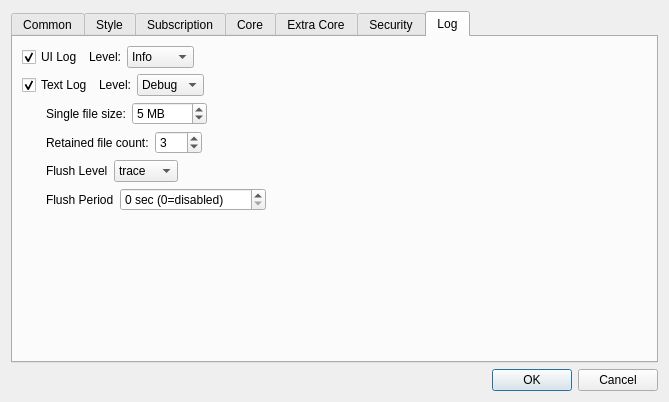
<?xml version="1.0" encoding="UTF-8"?>
<ui version="4.0">
 <class>DialogBasicSettings</class>
 <widget class="QDialog" name="DialogBasicSettings">
  <property name="geometry">
   <rect>
    <x>0</x>
    <y>0</y>
    <width>669</width>
    <height>402</height>
   </rect>
  </property>
  <property name="sizePolicy">
   <sizepolicy hsizetype="Preferred" vsizetype="Preferred">
    <horstretch>0</horstretch>
    <verstretch>0</verstretch>
   </sizepolicy>
  </property>
  <property name="windowTitle">
   <string>Basic Settings</string>
  </property>
  <layout class="QGridLayout" name="gridLayout">
   <item row="8" column="3">
    <widget class="QDialogButtonBox" name="buttonBox">
     <property name="orientation">
      <enum>Qt::Orientation::Horizontal</enum>
     </property>
     <property name="standardButtons">
      <set>QDialogButtonBox::StandardButton::Cancel|QDialogButtonBox::StandardButton::Ok</set>
     </property>
    </widget>
   </item>
   <item row="2" column="3">
    <widget class="QTabWidget" name="tabWidget">
     <property name="currentIndex">
      <number>6</number>
     </property>
     <widget class="QWidget" name="tab_1">
      <attribute name="title">
       <string>Common</string>
      </attribute>
      <layout class="QVBoxLayout" name="verticalLayout_2">
       <item>
        <layout class="QHBoxLayout" name="hlayout_l1">
         <item>
          <widget class="QGroupBox" name="horizontalGroupBox_3">
           <layout class="QHBoxLayout" name="horizontalLayout_19">
            <item>
             <widget class="QLabel" name="label">
              <property name="text">
               <string>Listen Address</string>
              </property>
             </widget>
            </item>
            <item>
             <widget class="QLineEdit" name="inbound_address"/>
            </item>
            <item>
             <widget class="QPushButton" name="inbound_auth">
              <property name="text">
               <string notr="true"/>
              </property>
             </widget>
            </item>
           </layout>
          </widget>
         </item>
         <item>
          <widget class="QGroupBox" name="groupbox_custom_inbound">
           <layout class="QHBoxLayout" name="horizontalLayout_10">
            <item>
             <widget class="QLabel" name="label_11">
              <property name="text">
               <string>Custom Inbound</string>
              </property>
             </widget>
            </item>
            <item>
             <widget class="QPushButton" name="custom_inbound_edit">
              <property name="text">
               <string>Edit</string>
              </property>
             </widget>
            </item>
           </layout>
          </widget>
         </item>
        </layout>
       </item>
       <item>
        <layout class="QHBoxLayout" name="hlayout_l2">
         <item>
          <widget class="QGroupBox" name="horizontalGroupBox_2">
           <layout class="QHBoxLayout" name="horizontalLayout_13">
            <item>
             <widget class="QLabel" name="inbound_socks_port_l">
              <property name="text">
               <string>Mixed (SOCKS+HTTP) Listen Port</string>
              </property>
             </widget>
            </item>
            <item>
             <widget class="QLineEdit" name="inbound_socks_port">
              <property name="sizePolicy">
               <sizepolicy hsizetype="Preferred" vsizetype="Fixed">
                <horstretch>0</horstretch>
                <verstretch>0</verstretch>
               </sizepolicy>
              </property>
             </widget>
            </item>
           </layout>
          </widget>
         </item>
        </layout>
       </item>
       <item>
        <widget class="QGroupBox" name="groupBox1">
         <layout class="QHBoxLayout" name="horizontalLayout_9" stretch="0,8,1,1">
          <item>
           <widget class="QLabel" name="label_13">
            <property name="text">
             <string>Latency Test URL</string>
            </property>
           </widget>
          </item>
          <item>
           <widget class="QLineEdit" name="test_latency_url"/>
          </item>
          <item>
           <widget class="QLabel" name="label_14">
            <property name="text">
             <string>Concurrent</string>
            </property>
           </widget>
          </item>
          <item>
           <widget class="QLineEdit" name="test_concurrent"/>
          </item>
         </layout>
        </widget>
       </item>
       <item>
        <widget class="QGroupBox" name="horizontalGroupBox">
         <layout class="QHBoxLayout" name="horizontalLayout_12" stretch="0,8,1,1">
          <item>
           <widget class="QLabel" name="label_19">
            <property name="text">
             <string>Download Test URL</string>
            </property>
           </widget>
          </item>
          <item>
           <widget class="MyLineEdit" name="test_download_url"/>
          </item>
          <item>
           <widget class="QLabel" name="label_10">
            <property name="text">
             <string>Timeout (s)</string>
            </property>
           </widget>
          </item>
          <item>
           <widget class="QLineEdit" name="test_download_timeout"/>
          </item>
         </layout>
        </widget>
       </item>
       <item>
        <widget class="QGroupBox" name="horizontalGroupBox1">
         <layout class="QHBoxLayout" name="horizontalLayout_18">
          <item>
           <widget class="QCheckBox" name="check_include_pre">
            <property name="text">
             <string>Include Pre-release when checking update</string>
            </property>
           </widget>
          </item>
          <item>
           <widget class="Line" name="sys_proxy_format_vline">
            <property name="orientation">
             <enum>Qt::Orientation::Vertical</enum>
            </property>
           </widget>
          </item>
          <item>
           <widget class="QCheckBox" name="old_share_link_format">
            <property name="toolTip">
             <string>Share VMess Link with v2rayN Format</string>
            </property>
            <property name="text">
             <string>Old Share Link Format</string>
            </property>
           </widget>
          </item>
          <item>
           <widget class="QPushButton" name="sys_proxy_format">
            <property name="text">
             <string>System proxy format</string>
            </property>
           </widget>
          </item>
         </layout>
        </widget>
       </item>
       <item>
        <widget class="QWidget" name="horizontalWidget_1" native="true">
         <property name="sizePolicy">
          <sizepolicy hsizetype="Preferred" vsizetype="Maximum">
           <horstretch>0</horstretch>
           <verstretch>0</verstretch>
          </sizepolicy>
         </property>
         <layout class="QHBoxLayout" name="horizontalLayout_2">
          <property name="leftMargin">
           <number>0</number>
          </property>
          <property name="topMargin">
           <number>0</number>
          </property>
          <property name="rightMargin">
           <number>0</number>
          </property>
          <property name="bottomMargin">
           <number>0</number>
          </property>
         </layout>
        </widget>
       </item>
      </layout>
     </widget>
     <widget class="QWidget" name="tab_2">
      <attribute name="title">
       <string>Style</string>
      </attribute>
      <layout class="QGridLayout" name="gridLayout_5">
       <item row="0" column="0">
        <layout class="QHBoxLayout" name="style_h_1">
         <item>
          <widget class="QGroupBox" name="groupBox">
           <layout class="QHBoxLayout" name="horizontalLayout_4">
            <item>
             <widget class="QLabel" name="label_8">
              <property name="sizePolicy">
               <sizepolicy hsizetype="Maximum" vsizetype="Maximum">
                <horstretch>0</horstretch>
                <verstretch>0</verstretch>
               </sizepolicy>
              </property>
              <property name="text">
               <string>Theme</string>
              </property>
             </widget>
            </item>
            <item>
             <widget class="QComboBox" name="theme">
              <item>
               <property name="text">
                <string>System</string>
               </property>
              </item>
              <item>
               <property name="text">
                <string notr="true">flatgray</string>
               </property>
              </item>
              <item>
               <property name="text">
                <string notr="true">lightblue</string>
               </property>
              </item>
              <item>
               <property name="text">
                <string notr="true">blacksoft</string>
               </property>
              </item>
             </widget>
            </item>
            <item>
             <widget class="QPushButton" name="set_custom_icon">
              <property name="sizePolicy">
               <sizepolicy hsizetype="Preferred" vsizetype="Fixed">
                <horstretch>0</horstretch>
                <verstretch>0</verstretch>
               </sizepolicy>
              </property>
              <property name="text">
               <string>Set custom icon</string>
              </property>
             </widget>
            </item>
           </layout>
          </widget>
         </item>
         <item>
          <widget class="QGroupBox" name="groupBox2">
           <layout class="QHBoxLayout" name="horizontalLayout_7">
            <item>
             <widget class="QLabel" name="label_15">
              <property name="sizePolicy">
               <sizepolicy hsizetype="Maximum" vsizetype="Maximum">
                <horstretch>0</horstretch>
                <verstretch>0</verstretch>
               </sizepolicy>
              </property>
              <property name="text">
               <string notr="true">Language</string>
              </property>
             </widget>
            </item>
            <item>
             <widget class="QComboBox" name="language">
              <item>
               <property name="text">
                <string notr="true">System</string>
               </property>
              </item>
              <item>
               <property name="text">
                <string notr="true">English</string>
               </property>
              </item>
              <item>
               <property name="text">
                <string notr="true">简体中文</string>
               </property>
              </item>
              <item>
               <property name="text">
                <string notr="true">فارسی</string>
               </property>
              </item>
              <item>
               <property name="text">
                <string notr="true">Русский</string>
               </property>
              </item>
             </widget>
            </item>
           </layout>
          </widget>
         </item>
        </layout>
       </item>
       <item row="2" column="0">
        <layout class="QHBoxLayout" name="style_h_2">
         <item>
          <widget class="QGroupBox" name="traffic_statistics_box">
           <layout class="QHBoxLayout" name="horizontalLayout_3">
            <item>
             <widget class="QLabel" name="label_16">
              <property name="text">
               <string>Statistics refresh rate</string>
              </property>
             </widget>
            </item>
            <item>
             <widget class="QComboBox" name="rfsh_r">
              <item>
               <property name="text">
                <string notr="true">500ms</string>
               </property>
              </item>
              <item>
               <property name="text">
                <string notr="true">1s</string>
               </property>
              </item>
              <item>
               <property name="text">
                <string notr="true">2s</string>
               </property>
              </item>
              <item>
               <property name="text">
                <string notr="true">3s</string>
               </property>
              </item>
              <item>
               <property name="text">
                <string notr="true">5s</string>
               </property>
              </item>
              <item>
               <property name="text">
                <string>Off</string>
               </property>
              </item>
             </widget>
            </item>
           </layout>
          </widget>
         </item>
         <item>
          <widget class="QGroupBox" name="connection_statistics_box">
           <layout class="QHBoxLayout" name="horizontalLayout_15">
            <item>
             <widget class="QLabel" name="label_9">
              <property name="text">
               <string>Connection statistics</string>
              </property>
             </widget>
            </item>
            <item>
             <widget class="QCheckBox" name="connection_statistics">
              <property name="text">
               <string>Enable</string>
              </property>
             </widget>
            </item>
           </layout>
          </widget>
         </item>
        </layout>
       </item>
       <item row="3" column="0">
        <layout class="QHBoxLayout" name="style_h_3">
         <item>
          <widget class="QGroupBox" name="horizontalGroupBox_5">
           <layout class="QHBoxLayout" name="horizontalLayout_6">
            <item>
             <widget class="QCheckBox" name="start_minimal">
              <property name="sizePolicy">
               <sizepolicy hsizetype="Preferred" vsizetype="Fixed">
                <horstretch>0</horstretch>
                <verstretch>0</verstretch>
               </sizepolicy>
              </property>
              <property name="text">
               <string>Hide dashboard at startup</string>
              </property>
             </widget>
            </item>
           </layout>
          </widget>
         </item>
         <item>
          <widget class="QGroupBox" name="groupBox_2">
           <layout class="QHBoxLayout" name="horizontalLayout_23">
            <item>
             <widget class="QLabel" name="label_17">
              <property name="text">
               <string>Max log lines</string>
              </property>
             </widget>
            </item>
            <item>
             <widget class="QLineEdit" name="max_log_line">
              <property name="sizePolicy">
               <sizepolicy hsizetype="Ignored" vsizetype="Fixed">
                <horstretch>0</horstretch>
                <verstretch>0</verstretch>
               </sizepolicy>
              </property>
             </widget>
            </item>
           </layout>
          </widget>
         </item>
        </layout>
       </item>
      </layout>
     </widget>
     <widget class="QWidget" name="tab_3">
      <attribute name="title">
       <string>Subscription</string>
      </attribute>
      <layout class="QGridLayout" name="gridLayout_3">
       <item row="0" column="1">
        <layout class="QHBoxLayout" name="horizontalLayout_5">
         <item>
          <widget class="QCheckBox" name="sub_auto_update_enable">
           <property name="sizePolicy">
            <sizepolicy hsizetype="Minimum" vsizetype="Fixed">
             <horstretch>0</horstretch>
             <verstretch>0</verstretch>
            </sizepolicy>
           </property>
           <property name="text">
            <string>Enable</string>
           </property>
          </widget>
         </item>
         <item>
          <widget class="QLabel" name="label_21">
           <property name="text">
            <string>Interval (minute, invalid if less than 30)</string>
           </property>
          </widget>
         </item>
         <item>
          <widget class="QLineEdit" name="sub_auto_update">
           <property name="sizePolicy">
            <sizepolicy hsizetype="Preferred" vsizetype="Fixed">
             <horstretch>0</horstretch>
             <verstretch>0</verstretch>
            </sizepolicy>
           </property>
          </widget>
         </item>
        </layout>
       </item>
       <item row="1" column="1">
        <widget class="MyLineEdit" name="user_agent"/>
       </item>
       <item row="2" column="1">
        <widget class="QCheckBox" name="sub_use_proxy">
         <property name="text">
          <string>Use proxy when updating subscription</string>
         </property>
        </widget>
       </item>
       <item row="3" column="1">
        <widget class="QCheckBox" name="sub_insecure">
         <property name="text">
          <string>Ignore TLS errors when updating subscription</string>
         </property>
        </widget>
       </item>
       <item row="4" column="1">
        <widget class="QCheckBox" name="sub_clear">
         <property name="text">
          <string>Clear servers before updating subscription</string>
         </property>
        </widget>
       </item>
       <item row="0" column="0">
        <widget class="QLabel" name="label_20">
         <property name="sizePolicy">
          <sizepolicy hsizetype="Preferred" vsizetype="Maximum">
           <horstretch>0</horstretch>
           <verstretch>0</verstretch>
          </sizepolicy>
         </property>
         <property name="text">
          <string>Automatic update</string>
         </property>
        </widget>
       </item>
       <item row="1" column="0">
        <widget class="QLabel" name="label_4">
         <property name="text">
          <string>User Agent</string>
         </property>
        </widget>
       </item>
      </layout>
     </widget>
     <widget class="QWidget" name="tab_4">
      <attribute name="title">
       <string>Core</string>
      </attribute>
      <layout class="QVBoxLayout" name="verticalLayout">
       <item>
        <widget class="QGroupBox" name="groupBox_core">
         <property name="sizePolicy">
          <sizepolicy hsizetype="Preferred" vsizetype="Maximum">
           <horstretch>0</horstretch>
           <verstretch>0</verstretch>
          </sizepolicy>
         </property>
         <property name="title">
          <string notr="true">core_name</string>
         </property>
         <layout class="QVBoxLayout" name="verticalLayout_3">
          <item>
           <widget class="QWidget" name="assest_group" native="true">
            <layout class="QGridLayout" name="gridLayout_2">
             <item row="0" column="1">
              <widget class="QComboBox" name="log_level">
               <property name="sizePolicy">
                <sizepolicy hsizetype="Maximum" vsizetype="Fixed">
                 <horstretch>0</horstretch>
                 <verstretch>0</verstretch>
                </sizepolicy>
               </property>
              </widget>
             </item>
             <item row="1" column="0">
              <widget class="QLabel" name="label_6">
               <property name="text">
                <string>Multiplex (mux)</string>
               </property>
              </widget>
             </item>
             <item row="0" column="0">
              <widget class="QLabel" name="label_3">
               <property name="text">
                <string notr="true">Loglevel</string>
               </property>
              </widget>
             </item>
             <item row="1" column="1">
              <layout class="QHBoxLayout" name="horizontalLayout">
               <item>
                <widget class="QComboBox" name="mux_protocol"/>
               </item>
               <item>
                <widget class="QLabel" name="label_7">
                 <property name="text">
                  <string>concurrency</string>
                 </property>
                </widget>
               </item>
               <item>
                <widget class="QLineEdit" name="mux_concurrency"/>
               </item>
               <item>
                <widget class="QCheckBox" name="mux_padding">
                 <property name="text">
                  <string notr="true">Padding</string>
                 </property>
                </widget>
               </item>
               <item>
                <widget class="QCheckBox" name="mux_default_on">
                 <property name="text">
                  <string>Default On</string>
                 </property>
                </widget>
               </item>
              </layout>
             </item>
            </layout>
           </widget>
          </item>
          <item>
           <widget class="QPushButton" name="core_settings">
            <property name="text">
             <string>Core Options</string>
            </property>
           </widget>
          </item>
         </layout>
        </widget>
       </item>
      </layout>
     </widget>
     <widget class="QWidget" name="tab_6">
      <attribute name="title">
       <string>Extra Core</string>
      </attribute>
      <layout class="QVBoxLayout" name="verticalLayout_5">
       <item>
        <widget class="QScrollArea" name="extra_core_box_scrollArea">
         <property name="frameShape">
          <enum>QFrame::Shape::NoFrame</enum>
         </property>
         <property name="widgetResizable">
          <bool>true</bool>
         </property>
         <widget class="QWidget" name="extra_core_box_scrollAreaWidgetContents">
          <property name="geometry">
           <rect>
            <x>0</x>
            <y>0</y>
            <width>629</width>
            <height>301</height>
           </rect>
          </property>
          <layout class="QVBoxLayout" name="verticalLayout_6">
           <item>
            <widget class="QWidget" name="horizontalWidget_4" native="true">
             <property name="sizePolicy">
              <sizepolicy hsizetype="Preferred" vsizetype="Maximum">
               <horstretch>0</horstretch>
               <verstretch>0</verstretch>
              </sizepolicy>
             </property>
             <layout class="QHBoxLayout" name="horizontalLayout_8">
              <item>
               <widget class="QPushButton" name="extra_core_add">
                <property name="text">
                 <string>Add</string>
                </property>
               </widget>
              </item>
              <item>
               <widget class="QPushButton" name="extra_core_del">
                <property name="text">
                 <string>Delete</string>
                </property>
               </widget>
              </item>
             </layout>
            </widget>
           </item>
          </layout>
         </widget>
        </widget>
       </item>
      </layout>
     </widget>
     <widget class="QWidget" name="tab_5">
      <attribute name="title">
       <string>Security</string>
      </attribute>
      <layout class="QVBoxLayout" name="verticalLayout_4">
       <item>
        <widget class="QCheckBox" name="skip_cert">
         <property name="text">
          <string>Skip TLS certificate authentication by default (allowInsecure)</string>
         </property>
        </widget>
       </item>
       <item>
        <widget class="QGroupBox" name="horizontalGroupBox2">
         <property name="sizePolicy">
          <sizepolicy hsizetype="Preferred" vsizetype="Maximum">
           <horstretch>0</horstretch>
           <verstretch>0</verstretch>
          </sizepolicy>
         </property>
         <layout class="QHBoxLayout" name="horizontalLayout_26">
          <item>
           <widget class="QLabel" name="label_18">
            <property name="text">
             <string>Default uTLS Fingerprint</string>
            </property>
           </widget>
          </item>
          <item>
           <widget class="QComboBox" name="utlsFingerprint">
            <property name="editable">
             <bool>true</bool>
            </property>
           </widget>
          </item>
         </layout>
        </widget>
       </item>
      </layout>
     </widget>
     <widget class="QWidget" name="tab_7">
      <attribute name="title">
       <string>Log</string>
      </attribute>
      <layout class="QVBoxLayout" name="logSettingsLayout">
       <item>
        <layout class="QHBoxLayout" name="uiLogLayout">
         <item>
          <widget class="QCheckBox" name="uiLogEnabled">
           <property name="text">
            <string>UI Log</string>
           </property>
           <property name="checked">
            <bool>true</bool>
           </property>
          </widget>
         </item>
         <item>
          <widget class="QLabel" name="uiLogLevelLabel">
           <property name="text">
            <string>Level:</string>
           </property>
          </widget>
         </item>
         <item>
          <widget class="QComboBox" name="uiLogLevel">
           <property name="currentIndex">
            <number>2</number>
           </property>
           <item>
            <property name="text">
             <string>Trace</string>
            </property>
           </item>
           <item>
            <property name="text">
             <string>Debug</string>
            </property>
           </item>
           <item>
            <property name="text">
             <string>Info</string>
            </property>
           </item>
           <item>
            <property name="text">
             <string>Warn</string>
            </property>
           </item>
           <item>
            <property name="text">
             <string>Error</string>
            </property>
           </item>
           <item>
            <property name="text">
             <string>Critical</string>
            </property>
           </item>
           <item>
            <property name="text">
             <string>Off</string>
            </property>
           </item>
          </widget>
         </item>
         <item>
          <spacer name="uiLogSpacer">
           <property name="orientation">
            <enum>Qt::Orientation::Horizontal</enum>
           </property>
           <property name="sizeHint" stdset="0">
            <size>
             <width>40</width>
             <height>20</height>
            </size>
           </property>
          </spacer>
         </item>
        </layout>
       </item>
       <item>
        <layout class="QHBoxLayout" name="textLogLayout">
         <item>
          <widget class="QCheckBox" name="textLogEnabled">
           <property name="text">
            <string>Text Log</string>
           </property>
           <property name="checked">
            <bool>true</bool>
           </property>
          </widget>
         </item>
         <item>
          <widget class="QLabel" name="textLogLevelLabel">
           <property name="text">
            <string>Level:</string>
           </property>
          </widget>
         </item>
         <item>
          <widget class="QComboBox" name="textLogLevel">
           <property name="currentIndex">
            <number>1</number>
           </property>
           <item>
            <property name="text">
             <string>Trace</string>
            </property>
           </item>
           <item>
            <property name="text">
             <string>Debug</string>
            </property>
           </item>
           <item>
            <property name="text">
             <string>Info</string>
            </property>
           </item>
           <item>
            <property name="text">
             <string>Warn</string>
            </property>
           </item>
           <item>
            <property name="text">
             <string>Error</string>
            </property>
           </item>
           <item>
            <property name="text">
             <string>Critical</string>
            </property>
           </item>
           <item>
            <property name="text">
             <string>Off</string>
            </property>
           </item>
          </widget>
         </item>
         <item>
          <spacer name="textLogSpacer">
           <property name="orientation">
            <enum>Qt::Orientation::Horizontal</enum>
           </property>
           <property name="sizeHint" stdset="0">
            <size>
             <width>40</width>
             <height>20</height>
            </size>
           </property>
          </spacer>
         </item>
        </layout>
       </item>
       <item>
        <layout class="QHBoxLayout" name="logFileSizeLayout">
         <property name="leftMargin">
          <number>24</number>
         </property>
         <item>
          <widget class="QLabel" name="logFileSizeLabel">
           <property name="text">
            <string>Single file size:</string>
           </property>
          </widget>
         </item>
         <item>
          <widget class="QSpinBox" name="logFileSize">
           <property name="suffix">
            <string> MB</string>
           </property>
           <property name="minimum">
            <number>1</number>
           </property>
           <property name="maximum">
            <number>1024</number>
           </property>
           <property name="value">
            <number>5</number>
           </property>
          </widget>
         </item>
         <item>
          <spacer name="logFileSizeSpacer">
           <property name="orientation">
            <enum>Qt::Orientation::Horizontal</enum>
           </property>
           <property name="sizeHint" stdset="0">
            <size>
             <width>40</width>
             <height>20</height>
            </size>
           </property>
          </spacer>
         </item>
        </layout>
       </item>
       <item>
        <layout class="QHBoxLayout" name="logRetainedCountLayout">
         <property name="leftMargin">
          <number>24</number>
         </property>
         <item>
          <widget class="QLabel" name="logRetainedCountLabel">
           <property name="text">
            <string>Retained file count:</string>
           </property>
          </widget>
         </item>
         <item>
          <widget class="QSpinBox" name="logRetainedCount">
           <property name="minimum">
            <number>1</number>
           </property>
           <property name="maximum">
            <number>100</number>
           </property>
           <property name="value">
            <number>3</number>
           </property>
          </widget>
         </item>
         <item>
          <spacer name="logRetainedCountSpacer">
           <property name="orientation">
            <enum>Qt::Orientation::Horizontal</enum>
           </property>
           <property name="sizeHint" stdset="0">
            <size>
             <width>40</width>
             <height>20</height>
            </size>
           </property>
          </spacer>
         </item>
        </layout>
       </item>
       <item>
        <layout class="QHBoxLayout" name="flushLevelLayout">
         <property name="leftMargin">
          <number>24</number>
         </property>
         <item>
          <widget class="QLabel" name="flushLevelLabel">
           <property name="text">
            <string>Flush Level</string>
           </property>
          </widget>
         </item>
         <item>
          <widget class="QComboBox" name="flushLevel">
           <item>
            <property name="text">
             <string>trace</string>
            </property>
           </item>
           <item>
            <property name="text">
             <string>debug</string>
            </property>
           </item>
           <item>
            <property name="text">
             <string>info</string>
            </property>
           </item>
           <item>
            <property name="text">
             <string>warn</string>
            </property>
           </item>
           <item>
            <property name="text">
             <string>err</string>
            </property>
           </item>
           <item>
            <property name="text">
             <string>critical</string>
            </property>
           </item>
           <item>
            <property name="text">
             <string>off</string>
            </property>
           </item>
          </widget>
         </item>
         <item>
          <spacer name="flushLevelSpacer">
           <property name="orientation">
            <enum>Qt::Orientation::Horizontal</enum>
           </property>
           <property name="sizeHint" stdset="0">
            <size>
             <width>40</width>
             <height>20</height>
            </size>
           </property>
          </spacer>
         </item>
        </layout>
       </item>
       <item>
        <layout class="QHBoxLayout" name="flushPeriodLayout">
         <property name="leftMargin">
          <number>24</number>
         </property>
         <item>
          <widget class="QLabel" name="flushPeriodLabel">
           <property name="text">
            <string>Flush Period</string>
           </property>
          </widget>
         </item>
         <item>
          <widget class="QSpinBox" name="flushPeriod">
           <property name="suffix">
            <string> sec (0=disabled)</string>
           </property>
           <property name="minimum">
            <number>0</number>
           </property>
           <property name="maximum">
            <number>3600</number>
           </property>
           <property name="value">
            <number>0</number>
           </property>
          </widget>
         </item>
         <item>
          <spacer name="flushPeriodSpacer">
           <property name="orientation">
            <enum>Qt::Orientation::Horizontal</enum>
           </property>
           <property name="sizeHint" stdset="0">
            <size>
             <width>40</width>
             <height>20</height>
            </size>
           </property>
          </spacer>
         </item>
        </layout>
       </item>
       <item>
        <spacer name="logSettingsVerticalSpacer">
         <property name="orientation">
          <enum>Qt::Orientation::Vertical</enum>
         </property>
         <property name="sizeHint" stdset="0">
          <size>
           <width>20</width>
           <height>40</height>
          </size>
         </property>
        </spacer>
       </item>
      </layout>
     </widget>
    </widget>
   </item>
  </layout>
 </widget>
 <customwidgets>
  <customwidget>
   <class>MyLineEdit</class>
   <extends>QLineEdit</extends>
   <header>./widget/MyLineEdit.h</header>
  </customwidget>
 </customwidgets>
 <resources/>
 <connections>
  <connection>
   <sender>buttonBox</sender>
   <signal>accepted()</signal>
   <receiver>DialogBasicSettings</receiver>
   <slot>accept()</slot>
   <hints>
    <hint type="sourcelabel">
     <x>248</x>
     <y>254</y>
    </hint>
    <hint type="destinationlabel">
     <x>157</x>
     <y>274</y>
    </hint>
   </hints>
  </connection>
  <connection>
   <sender>buttonBox</sender>
   <signal>rejected()</signal>
   <receiver>DialogBasicSettings</receiver>
   <slot>reject()</slot>
   <hints>
    <hint type="sourcelabel">
     <x>316</x>
     <y>260</y>
    </hint>
    <hint type="destinationlabel">
     <x>286</x>
     <y>274</y>
    </hint>
   </hints>
  </connection>
 </connections>
</ui>
